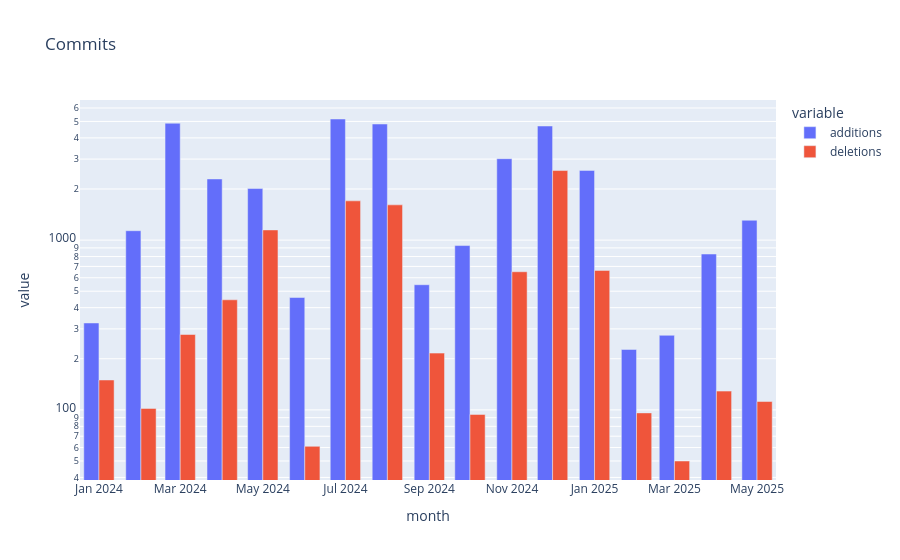

Write notebook code for a chart like this one.
### Code cell
px.bar(user_code_commits(gitlab_user).toPandas(),x='month',y=['additions','deletions'],log_y=True,title='Commits',barmode='group')

### Figure 1 — Plotly figure (JSON) as saved in the notebook; plotly's stock layout.template omitted (floating-point values rounded to 4 significant figures)
{"data": [{"alignmentgroup": "True", "hovertemplate": "variable=additions<br>month=%{x}<br>value=%{y}<extra></extra>", "legendgroup": "additions", "marker": {"color": "#636efa", "pattern": {"shape": ""}}, "name": "additions", "offsetgroup": "additions", "orientation": "v", "showlegend": true, "textposition": "auto", "type": "bar", "x": ["2025-05-01T00:00:00.000000000", "2025-04-01T00:00:00.000000000", "2025-03-01T00:00:00.000000000", "2025-02-01T00:00:00.000000000", "2025-01-01T00:00:00.000000000", "2024-12-01T00:00:00.000000000", "2024-11-01T00:00:00.000000000", "2024-10-01T00:00:00.000000000", "2024-09-01T00:00:00.000000000", "2024-08-01T00:00:00.000000000", "2024-07-01T00:00:00.000000000", "2024-06-01T00:00:00.000000000", "2024-05-01T00:00:00.000000000", "2024-04-01T00:00:00.000000000", "2024-03-01T00:00:00.000000000", "2024-02-01T00:00:00.000000000", "2024-01-01T00:00:00.000000000"], "xaxis": "x", "y": [1309, 828, 275, 227, 2574, 4699, 3017, 929, 546, 4829, 5168, 459, 2012, 2292, 4880, 1136, 325], "yaxis": "y"}, {"alignmentgroup": "True", "hovertemplate": "variable=deletions<br>month=%{x}<br>value=%{y}<extra></extra>", "legendgroup": "deletions", "marker": {"color": "#EF553B", "pattern": {"shape": ""}}, "name": "deletions", "offsetgroup": "deletions", "orientation": "v", "showlegend": true, "textposition": "auto", "type": "bar", "x": ["2025-05-01T00:00:00.000000000", "2025-04-01T00:00:00.000000000", "2025-03-01T00:00:00.000000000", "2025-02-01T00:00:00.000000000", "2025-01-01T00:00:00.000000000", "2024-12-01T00:00:00.000000000", "2024-11-01T00:00:00.000000000", "2024-10-01T00:00:00.000000000", "2024-09-01T00:00:00.000000000", "2024-08-01T00:00:00.000000000", "2024-07-01T00:00:00.000000000", "2024-06-01T00:00:00.000000000", "2024-05-01T00:00:00.000000000", "2024-04-01T00:00:00.000000000", "2024-03-01T00:00:00.000000000", "2024-02-01T00:00:00.000000000", "2024-01-01T00:00:00.000000000"], "xaxis": "x", "y": [112, 129, 50, 96, 663, 2569, 651, 94, 216, 1613, 1703, 61, 1148, 445, 278, 102, 150], "yaxis": "y"}], "layout": {"barmode": "group", "legend": {"title": {"text": "variable"}, "tracegroupgap": 0}, "title": {"text": "Commits"}, "xaxis": {"anchor": "y", "domain": [0, 1], "title": {"text": "month"}}, "yaxis": {"anchor": "x", "domain": [0, 1], "title": {"text": "value"}, "type": "log"}}}
